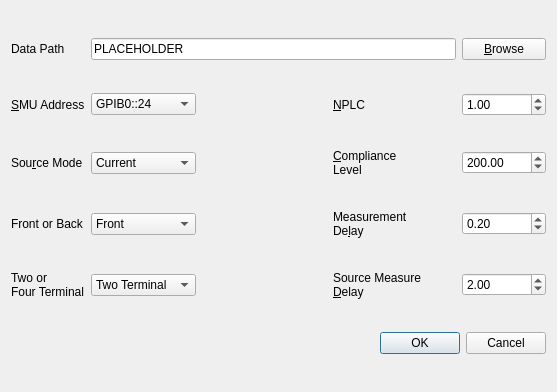
<?xml version="1.0" encoding="UTF-8"?>
<ui version="4.0">
 <class>RunConfigurationDlg</class>
 <widget class="QDialog" name="RunConfigurationDlg">
  <property name="geometry">
   <rect>
    <x>0</x>
    <y>0</y>
    <width>557</width>
    <height>392</height>
   </rect>
  </property>
  <property name="windowTitle">
   <string>Dialog</string>
  </property>
  <layout class="QGridLayout" name="gridLayout">
   <item row="0" column="0">
    <widget class="QLabel" name="PathLbl">
     <property name="text">
      <string>Data Path</string>
     </property>
     <property name="buddy">
      <cstring>BrowseButton</cstring>
     </property>
    </widget>
   </item>
   <item row="0" column="1" colspan="4">
    <widget class="QLineEdit" name="PathDisplay">
     <property name="text">
      <string>PLACEHOLDER</string>
     </property>
     <property name="readOnly">
      <bool>true</bool>
     </property>
    </widget>
   </item>
   <item row="0" column="5">
    <widget class="QPushButton" name="BrowseButton">
     <property name="text">
      <string>&amp;Browse</string>
     </property>
    </widget>
   </item>
   <item row="1" column="0">
    <widget class="QLabel" name="SMUAddressLbl">
     <property name="text">
      <string>&amp;SMU Address</string>
     </property>
     <property name="buddy">
      <cstring>SMUAddress</cstring>
     </property>
    </widget>
   </item>
   <item row="1" column="1">
    <widget class="QComboBox" name="SMUAddress">
     <item>
      <property name="text">
       <string>GPIB0::24</string>
      </property>
     </item>
     <item>
      <property name="text">
       <string>GPIB1::24</string>
      </property>
     </item>
     <item>
      <property name="text">
       <string>GPIB0:23</string>
      </property>
     </item>
     <item>
      <property name="text">
       <string>GPIB1:23</string>
      </property>
     </item>
    </widget>
   </item>
   <item row="1" column="2">
    <spacer name="horizontalSpacer">
     <property name="orientation">
      <enum>Qt::Horizontal</enum>
     </property>
     <property name="sizeType">
      <enum>QSizePolicy::Expanding</enum>
     </property>
     <property name="sizeHint" stdset="0">
      <size>
       <width>462</width>
       <height>20</height>
      </size>
     </property>
    </spacer>
   </item>
   <item row="1" column="3">
    <widget class="QLabel" name="NPLCLbl">
     <property name="text">
      <string>&amp;NPLC</string>
     </property>
     <property name="buddy">
      <cstring>NPLC</cstring>
     </property>
    </widget>
   </item>
   <item row="2" column="0">
    <widget class="QLabel" name="SourceModeLbl">
     <property name="text">
      <string>Sou&amp;rce Mode</string>
     </property>
     <property name="buddy">
      <cstring>SourceMode</cstring>
     </property>
    </widget>
   </item>
   <item row="2" column="1">
    <widget class="QComboBox" name="SourceMode">
     <item>
      <property name="text">
       <string>Current</string>
      </property>
     </item>
     <item>
      <property name="text">
       <string>Voltage</string>
      </property>
     </item>
    </widget>
   </item>
   <item row="2" column="2">
    <spacer name="horizontalSpacer_2">
     <property name="orientation">
      <enum>Qt::Horizontal</enum>
     </property>
     <property name="sizeType">
      <enum>QSizePolicy::Expanding</enum>
     </property>
     <property name="sizeHint" stdset="0">
      <size>
       <width>183</width>
       <height>20</height>
      </size>
     </property>
    </spacer>
   </item>
   <item row="2" column="3" colspan="2">
    <widget class="QLabel" name="ComplianceLbl">
     <property name="text">
      <string>&amp;Compliance
Level</string>
     </property>
     <property name="buddy">
      <cstring>Compliance</cstring>
     </property>
    </widget>
   </item>
   <item row="2" column="5">
    <widget class="QDoubleSpinBox" name="Compliance">
     <property name="maximum">
      <double>210.000000000000000</double>
     </property>
     <property name="value">
      <double>200.000000000000000</double>
     </property>
    </widget>
   </item>
   <item row="3" column="0">
    <widget class="QLabel" name="FrontOrBackLbl">
     <property name="text">
      <string>Front or Back</string>
     </property>
     <property name="buddy">
      <cstring>FrontOrBack</cstring>
     </property>
    </widget>
   </item>
   <item row="3" column="1">
    <widget class="QComboBox" name="FrontOrBack">
     <item>
      <property name="text">
       <string>Front</string>
      </property>
     </item>
     <item>
      <property name="text">
       <string>Back</string>
      </property>
     </item>
    </widget>
   </item>
   <item row="3" column="2">
    <spacer name="horizontalSpacer_3">
     <property name="orientation">
      <enum>Qt::Horizontal</enum>
     </property>
     <property name="sizeType">
      <enum>QSizePolicy::Expanding</enum>
     </property>
     <property name="sizeHint" stdset="0">
      <size>
       <width>183</width>
       <height>20</height>
      </size>
     </property>
    </spacer>
   </item>
   <item row="3" column="3" colspan="2">
    <widget class="QLabel" name="MDelayLbl">
     <property name="text">
      <string>Measurement
De&amp;lay</string>
     </property>
     <property name="buddy">
      <cstring>MDelay</cstring>
     </property>
    </widget>
   </item>
   <item row="3" column="5">
    <widget class="QDoubleSpinBox" name="MDelay">
     <property name="singleStep">
      <double>0.100000000000000</double>
     </property>
     <property name="value">
      <double>0.200000000000000</double>
     </property>
    </widget>
   </item>
   <item row="4" column="0">
    <widget class="QLabel" name="TwoOrFourLbl">
     <property name="text">
      <string>Two or
Four Terminal</string>
     </property>
     <property name="buddy">
      <cstring>TwoOrFour</cstring>
     </property>
    </widget>
   </item>
   <item row="4" column="1">
    <widget class="QComboBox" name="TwoOrFour">
     <item>
      <property name="text">
       <string>Two Terminal</string>
      </property>
     </item>
     <item>
      <property name="text">
       <string>Four Terminal</string>
      </property>
     </item>
    </widget>
   </item>
   <item row="4" column="2">
    <spacer name="horizontalSpacer_4">
     <property name="orientation">
      <enum>Qt::Horizontal</enum>
     </property>
     <property name="sizeType">
      <enum>QSizePolicy::Expanding</enum>
     </property>
     <property name="sizeHint" stdset="0">
      <size>
       <width>183</width>
       <height>20</height>
      </size>
     </property>
    </spacer>
   </item>
   <item row="4" column="3" colspan="2">
    <widget class="QLabel" name="SMDelayLbl">
     <property name="text">
      <string>Source Measure
&amp;Delay</string>
     </property>
     <property name="buddy">
      <cstring>SMDelay</cstring>
     </property>
    </widget>
   </item>
   <item row="4" column="5">
    <widget class="QDoubleSpinBox" name="SMDelay">
     <property name="minimum">
      <double>0.100000000000000</double>
     </property>
     <property name="maximum">
      <double>100000.000000000000000</double>
     </property>
     <property name="value">
      <double>2.000000000000000</double>
     </property>
    </widget>
   </item>
   <item row="5" column="4" colspan="2">
    <widget class="QDialogButtonBox" name="OKCancel">
     <property name="orientation">
      <enum>Qt::Horizontal</enum>
     </property>
     <property name="standardButtons">
      <set>QDialogButtonBox::Cancel|QDialogButtonBox::Ok</set>
     </property>
    </widget>
   </item>
   <item row="1" column="5">
    <widget class="QDoubleSpinBox" name="NPLC">
     <property name="minimum">
      <double>0.010000000000000</double>
     </property>
     <property name="maximum">
      <double>10.000000000000000</double>
     </property>
     <property name="singleStep">
      <double>0.100000000000000</double>
     </property>
     <property name="value">
      <double>1.000000000000000</double>
     </property>
    </widget>
   </item>
  </layout>
 </widget>
 <resources/>
 <connections>
  <connection>
   <sender>OKCancel</sender>
   <signal>accepted()</signal>
   <receiver>RunConfigurationDlg</receiver>
   <slot>accept()</slot>
   <hints>
    <hint type="sourcelabel">
     <x>248</x>
     <y>254</y>
    </hint>
    <hint type="destinationlabel">
     <x>157</x>
     <y>274</y>
    </hint>
   </hints>
  </connection>
  <connection>
   <sender>OKCancel</sender>
   <signal>rejected()</signal>
   <receiver>RunConfigurationDlg</receiver>
   <slot>reject()</slot>
   <hints>
    <hint type="sourcelabel">
     <x>316</x>
     <y>260</y>
    </hint>
    <hint type="destinationlabel">
     <x>286</x>
     <y>274</y>
    </hint>
   </hints>
  </connection>
 </connections>
</ui>
